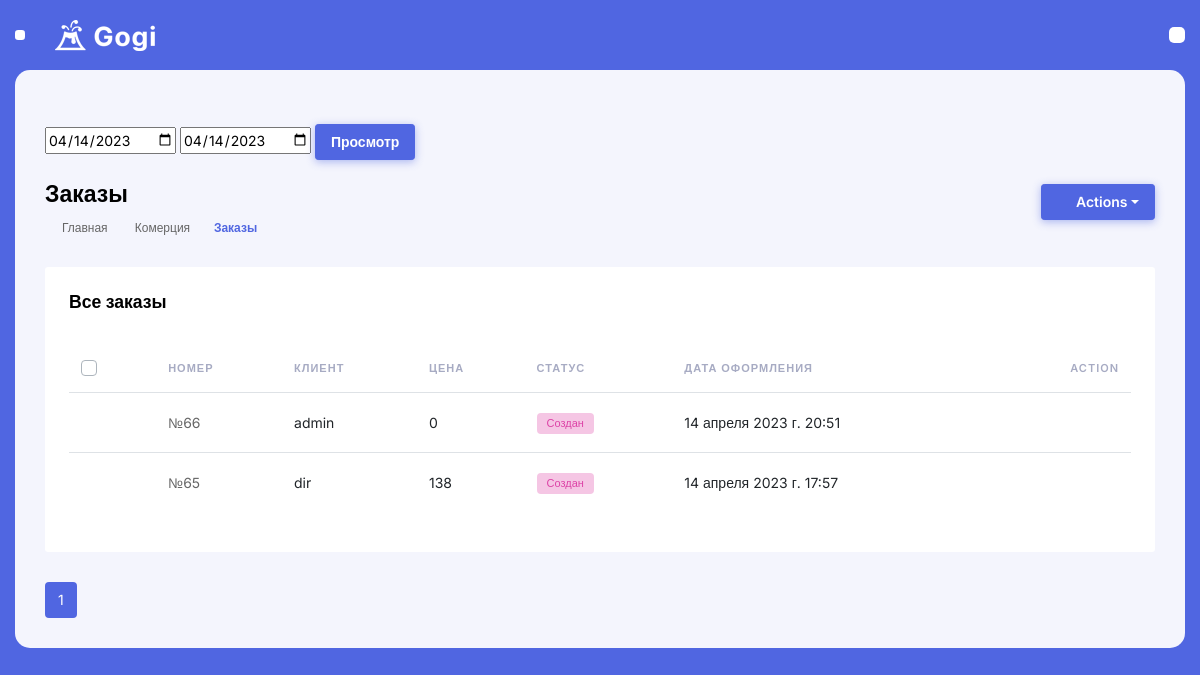
Page /staff/director/orders/ (signed in) on the committed database.
### organization/models.py (models this page shows, shortened)
class OrderStorage(models.Model):
    user = models.ForeignKey(AUTH_USER_MODEL, verbose_name='User', on_delete=models.CASCADE)
    quantity = models.ForeignKey(verbose_name='Количество', blank=True, null=True, to=QuantityOfTires, on_delete=models.CASCADE)
    size = models.ForeignKey(verbose_name='Размер', blank=True, null=True, to=TireSize, on_delete=models.CASCADE)
    period = models.ForeignKey(verbose_name='Период', blank=True, null=True, to=PeriodOfStorage, on_delete=models.CASCADE)
    adress = models.ForeignKey(verbose_name='Адрес', blank=True, null=True, to=AdressSirvice, on_delete=models.CASCADE)
    status = models.IntegerField(verbose_name='Статус', choices=OrderStatus.choices, default=0)
    price = models.IntegerField(verbose_name='Цена', default=0, blank=True, null=True)
    is_payed = models.BooleanField(verbose_name='Оплачен', default=False)
    payed_at = models.DateTimeField(verbose_name='Дата оплаты', blank=True, null=True)
    created_at = models.DateTimeField(verbose_name='Создан', auto_now_add=True)
    updated_at = models.DateTimeField(verbose_name='Обновлён', auto_now=True)
    def __init__(self, *args, **kwargs) -> None:
        super().__init__(*args, **kwargs)
        self.__original_is_payed = self.is_payed
    class Meta:
        verbose_name = 'Заказ'
        verbose_name_plural = 'Заказы'

### authentication/models.py (models this page shows, shortened)
class User(AbstractUser):
    middle_name = models.CharField('Отчество', max_length=150, blank=True)
    phone_number = models.CharField('Телефон', max_length=127, blank=True,
                                    validators=[validate_phone_number])
    gender = models.CharField('Пол', max_length=1,
                              choices=Gender.choices, blank=True)
    photo = models.ImageField(
        'Фото', blank=True, upload_to='avatars/', default='avatars/user.png')

### organization/views.py (the view)
# urls.py: path('director/orders/', v.DirectorOrdersView.as_view(), name='directorOrders'),
class DirectorOrdersView(ListView):
    model = m.OrderStorage
    template_name = 'director/orders.html'
    context_object_name = 'orders'
    paginate_by = 7
    def get_date_range_default(self):
        date1 = timezone.now()
        date2 = timezone.now()
        return date1, date2
    def get_date_range(self):
        strptime = datetime.datetime.strptime
        try:
            date1 = (strptime(self.request.GET.get('date_from'), r'%Y-%m-%d'))
            date2 = (strptime(self.request.GET.get('date_until'), r'%Y-%m-%d'))
        except TypeError:
            date1, date2 = self.get_date_range_default()
        if date1 > date2:
            date1, date2 = date2, date1
        return date1, date2
    def get_context_data(self, **kwargs):
        context = super().get_context_data(**kwargs)
        date1, date2 = self.get_date_range()
        context['date_from'], context['date_until'] = (
            date1.strftime(r'%Y-%m-%d'), date2.strftime(r'%Y-%m-%d'))
        context['today'] = timezone.now()
        return context
    def get_queryset(self):
        queryset = m.OrderStorage.objects.all().order_by('-pk')
        date_from, date_until = self.get_date_range()
        queryset = queryset.filter(
            created_at__gte=datetime.datetime.combine(date_from, datetime.time.min),
            created_at__lte=datetime.datetime.combine(date_until, datetime.time.max)
        )
        return queryset

### organization/templates/director/orders.html (shortened to what this page needs)
{% extends 'director/base.html' %}
{% load static %}
{% block main %}
<form action="" method="get" class="my-4 ">
        <input type="date" name="date_from" value="{{ date_from }}" id="date_from">
        <input type="date" name="date_until" value="{{ date_until }}" id="date_until">
        <input type="submit" value="Просмотр" class="btn btn-primary">
    </form>
    <div class="page-header d-md-flex justify-content-between">
      <div>
        <h3>Заказы</h3>
        <nav aria-label="breadcrumb">
          <ol class="breadcrumb">
            <li class="breadcrumb-item">
              <a href="{% url 'directorHome' %}">Главная</a>
            </li>
            <li class="breadcrumb-item">
              <a href="#">Комерция</a>
            </li>
            <li class="breadcrumb-item active" aria-current="page">Заказы</li>
          </ol>
        </nav>
      </div>
      <div class="mt-2 mt-md-0">
        <div class="dropdown">
          <a href="#" class="btn btn-primary dropdown-toggle" data-toggle="dropdown">
            <i class="ti-settings mr-2"></i> Actions
          </a>
        </div>
      </div>
    </div>
    <div class="row">
      <div class="col-md-12">
        <div class="card">
          <div class="card-body">
            <h6 class="card-title">Все заказы</h6>
            <div class="table-responsive">
              <table id="orders" class="table">
                <thead>
                  <tr>
                    <th>
                      <div class="custom-control custom-checkbox">
                      </div>
                    </th>
                    <th>Номер</th>
                    <th>Клиент</th>
                    <th>Цена</th>
                    <th>Статус</th>
                    <th>Дата оформления</th>
                    <th class="text-right">Action</th>
                  </tr>
                </thead>
                <tbody>
                {% for order in orders %}
                  <tr>
                    <td></td>
                    <td>
                      <a href="{{ order.pk }}">№{{ order.pk }}</a>
                    </td>
                    <td>{{ order.user }}</td>
                    <td>{{ order.price }}</td>
                    <td>
                      <span class="badge bg-secondary-bright text-secondary">{{ order.get_status_display }}</span>
                    </td>
                    <td>{{ order.created_at }}</td>
                    <td class="text-right">
                      <div class="dropdown">
                        <a href="#" data-toggle="dropdown" class="btn btn-floating" aria-haspopup="true" aria-expanded="false">
                          <i class="ti-more-alt"></i>
                        </a>
                      </div>
                    </td>
                  </tr>
                {% endfor %}
                </tbody>
              </table>
            </div>
          </div>
        </div>
      </div>
    </div>
    <nav aria-label="...">
      <ul class="pagination">
        <li class="page-item active" aria-current="page"> <a class="page-link">{{ page_obj.number }}<span class="sr-only">(current)</span></a> </li>
      </ul>
    </nav>
{% endblock %}

### rows in the picture
OrderStorage: pk "66", user "admin", price "0", status "Создан", created_at "14 апреля 2023 г. 20:51"
OrderStorage: pk "65", user "dir", price "138", status "Создан", created_at "14 апреля 2023 г. 17:57"

### other values in the picture
{{ page_obj.number }} "1"
